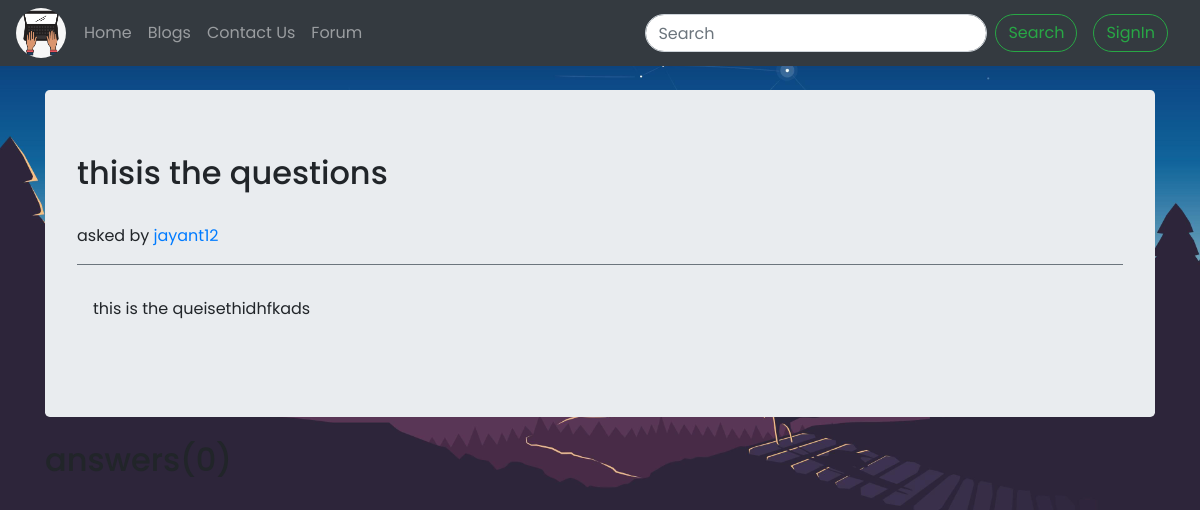
The page /doubts/thisis-the-questions on the database its author committed.
### quesAns/models.py (models this page shows, shortened)
class Question(models.Model):
    sno = models.AutoField(primary_key=True)
    title = models.CharField(max_length=100)
    content = RichTextField(blank=True, null=True)
    author = models.CharField(max_length=50)
    slug = models.CharField(max_length=200)
    time_stamp = models.DateTimeField(auto_now_add=True)
    class Meta:
        ordering = ['-time_stamp']

### quesAns/views.py (the view)
# urls.py: path('<str:slug>', views.question_post, name='question_post'),
def question_post(request, slug):
    question = Question.objects.filter(slug=slug).first()
    answers = answer.objects.filter(question=question)
    context = {'question': question, 'answers': answers}
    return render(request, 'questions/question_post.html', context)

### templates/questions/question_post.html (shortened to what this page needs)
{% extends 'base.html' %}
{% load static %}
{% block head %}
<link rel="stylesheet" href="{% static 'questionPost.css' %}">
{% endblock head %}
{% block body %}
<div class="container">
  <div class="jumbotron my-4 ">
    <div class="blog-post">
      <h2 class="blog-post-title">{{question.title}}</h2>
      <p class="blog-post-meta">asked by <a href="#">{{question.author}}</a></p>
      <div class="post-content border-top border-secondary p-3 text-justify">
        <p>{{question.content|safe}}</p>
      </div>
    </div>
  </div>
</div>
<div class="container">
  <h2 class='my-2'>answers({{answers.count}})</h2>
  <br>
</div>
{% endblock body %}

### static/base.css (style rules this page uses)
body { margin: 0px !important; font-family: 'Poppins', sans-serif !important; font-size: 1em !important; background:url("/static/images/vector-purple.jpg"); background-blend-mode: darken; background-repeat: no-repeat; background-size: cover; }

### rows shown on the page
Question: title "thisis the questions", author "jayant12", content "this is the queisethidhfkads"
